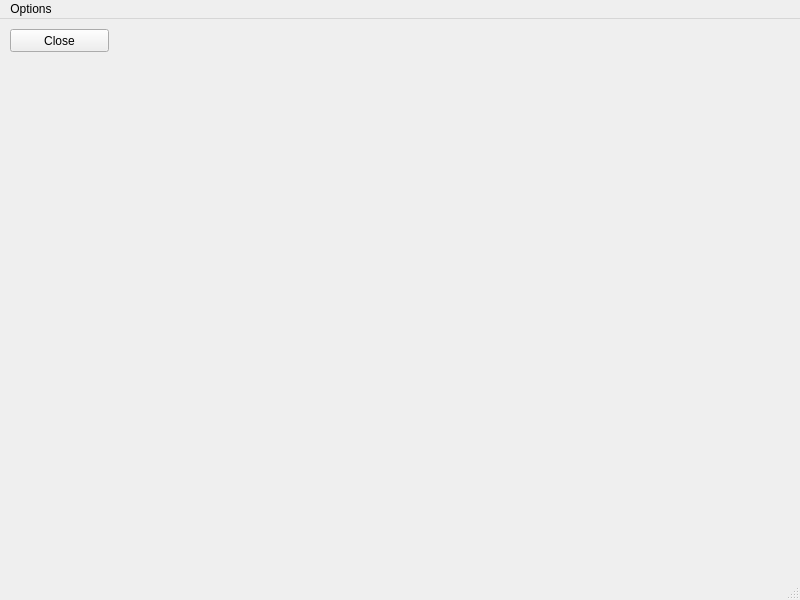
<?xml version="1.0" encoding="UTF-8"?>
<ui version="4.0">
 <class>pgdiagram</class>
 <widget class="QMainWindow" name="pgdiagram">
  <property name="geometry">
   <rect>
    <x>0</x>
    <y>0</y>
    <width>800</width>
    <height>600</height>
   </rect>
  </property>
  <property name="windowTitle">
   <string>DBdiagram</string>
  </property>
  <widget class="QWidget" name="centralwidget">
   <widget class="QPushButton" name="CloseButton">
    <property name="geometry">
     <rect>
      <x>10</x>
      <y>10</y>
      <width>99</width>
      <height>23</height>
     </rect>
    </property>
    <property name="text">
     <string>Close</string>
    </property>
   </widget>
  </widget>
  <widget class="QMenuBar" name="menubar">
   <property name="geometry">
    <rect>
     <x>0</x>
     <y>0</y>
     <width>800</width>
     <height>20</height>
    </rect>
   </property>
   <widget class="QMenu" name="menuDatabase">
    <property name="title">
     <string>Options</string>
    </property>
    <addaction name="actionMost_Users"/>
    <addaction name="actionLowest_Users"/>
    <addaction name="actionMost_Files"/>
    <addaction name="actionLowest_Files"/>
    <addaction name="actionCustom"/>
   </widget>
   <addaction name="menuDatabase"/>
  </widget>
  <widget class="QStatusBar" name="statusbar"/>
  <action name="actionNew_Connection">
   <property name="text">
    <string>new Connection</string>
   </property>
  </action>
  <action name="actionEdit_Connection">
   <property name="text">
    <string>edit Connection</string>
   </property>
  </action>
  <action name="actionClose_Connection">
   <property name="text">
    <string>close Connection</string>
   </property>
  </action>
  <action name="actionMost_Users">
   <property name="text">
    <string>Most 10 Users</string>
   </property>
  </action>
  <action name="actionLowest_Users">
   <property name="text">
    <string>Lowest 10 Users</string>
   </property>
  </action>
  <action name="actionMost_Files">
   <property name="text">
    <string>Most 10 Files</string>
   </property>
  </action>
  <action name="actionLowest_Files">
   <property name="text">
    <string>Lowest 10 Files</string>
   </property>
  </action>
  <action name="actionCustom">
   <property name="text">
    <string>Custom</string>
   </property>
  </action>
 </widget>
 <resources/>
 <connections/>
</ui>
